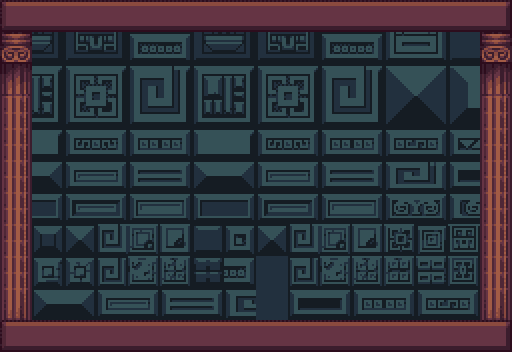

This is a level from a 2D game, rendered from its Tiled map with the project's own tilesets. A one-line summary and the complete map file follow:
An orthogonal 32x22 tile map with 16x16 px tiles, 2 tile layers (bg, solid) and 1 object (player).

<map version="1.10" tiledversion="1.10.2" orientation="orthogonal" renderorder="right-down" width="32" height="22" tilewidth="16" tileheight="16" infinite="0" nextlayerid="4" nextobjectid="2">
 <tileset firstgid="1" name="tileset" tilewidth="16" tileheight="16" tilecount="1120" columns="40">
  <image source="../tileset.png" width="640" height="448" />
 </tileset>
 <layer id="1" name="bg" width="32" height="22">
  <data encoding="csv">
21,22,23,24,25,26,27,28,29,30,31,32,21,22,23,24,25,26,27,28,29,30,31,32,33,34,35,36,37,38,0,0,
61,62,63,64,65,66,67,68,69,70,71,72,61,62,63,64,65,66,67,68,69,70,71,72,73,74,75,76,77,78,0,0,
101,102,103,104,105,106,107,108,109,110,111,112,101,102,103,104,105,106,107,108,109,110,111,112,113,114,115,116,117,118,0,0,
141,142,143,144,145,146,147,148,149,150,151,152,141,142,143,144,145,146,147,148,149,150,151,152,153,154,155,156,157,158,0,0,
181,182,183,184,185,186,187,188,189,190,191,192,181,182,183,184,185,186,187,188,189,190,191,192,193,194,195,196,197,198,0,0,
221,222,223,224,225,226,227,228,229,230,231,232,221,222,223,224,225,226,227,228,229,230,231,232,233,234,235,236,237,238,0,0,
261,262,263,264,265,266,267,268,269,270,271,272,261,262,263,264,265,266,267,268,269,270,271,272,273,274,275,276,277,278,0,0,
301,302,303,304,305,306,307,308,309,310,311,312,301,302,303,304,305,306,307,308,309,310,311,312,313,314,315,316,317,318,0,0,
341,342,343,344,345,346,347,348,349,350,351,352,341,342,343,344,345,346,347,348,349,350,351,352,353,354,355,356,357,358,0,0,
381,382,383,384,385,386,387,388,389,390,391,392,381,382,383,384,385,386,387,388,389,390,391,392,393,394,395,396,397,398,0,0,
421,422,423,424,425,426,427,428,429,430,431,432,421,422,423,424,425,426,427,428,429,430,431,432,433,434,435,436,437,438,0,0,
461,462,463,464,465,466,467,468,469,470,471,472,461,462,463,464,465,466,467,468,469,470,471,472,473,474,475,476,477,478,0,0,
501,502,503,504,505,506,507,508,509,510,511,512,501,502,503,504,505,506,507,508,509,510,511,512,513,514,515,516,517,518,0,0,
541,542,543,544,545,546,547,548,549,550,551,552,541,542,543,544,545,546,547,548,549,550,551,552,553,554,555,556,557,558,0,0,
581,582,583,584,585,586,587,588,589,590,591,592,581,582,31,32,585,586,587,588,589,590,591,592,593,594,595,596,597,598,0,0,
621,622,623,624,625,626,627,628,629,630,631,632,621,622,71,72,625,626,627,628,629,630,631,632,633,634,635,636,637,638,0,0,
661,662,663,664,665,666,667,668,669,670,671,672,661,662,111,112,991,992,667,668,669,670,671,672,673,674,675,676,677,678,0,0,
701,702,703,704,705,706,707,708,709,710,711,712,701,702,151,152,1031,1032,707,708,709,710,711,712,713,714,715,716,717,718,0,0,
0,0,421,422,423,424,425,426,427,428,429,430,431,432,433,434,1071,1072,437,438,439,440,349,350,351,352,353,354,355,356,357,358,
0,0,461,462,463,464,465,466,467,468,469,470,471,472,473,474,1111,1112,477,478,479,480,389,390,391,392,393,394,395,396,397,398,
0,0,0,0,0,0,0,0,0,0,0,0,0,0,0,0,0,0,0,0,0,0,0,0,0,0,0,0,0,0,0,0,
0,0,0,0,0,0,0,0,0,0,0,0,0,0,0,0,0,0,0,0,0,0,0,0,0,0,0,0,0,0,0,0
</data>
 </layer>
 <objectgroup id="3" name="objects">
  <object id="1" name="player" x="242.909" y="269.636">
   <point />
  </object>
 </objectgroup>
 <layer id="2" name="solid" width="32" height="22">
  <data encoding="csv">
321,323,323,323,323,323,323,323,323,323,323,323,323,323,323,323,323,323,323,323,323,323,323,323,323,323,323,323,323,323,323,324,
361,363,363,363,363,363,363,363,363,363,363,363,363,363,363,363,363,363,363,363,363,363,363,363,363,363,363,363,363,363,363,364,
801,802,0,0,0,0,0,0,0,0,0,0,0,0,0,0,0,0,0,0,0,0,0,0,0,0,0,0,0,0,801,802,
841,842,0,0,0,0,0,0,0,0,0,0,0,0,0,0,0,0,0,0,0,0,0,0,0,0,0,0,0,0,841,842,
881,882,0,0,0,0,0,0,0,0,0,0,0,0,0,0,0,0,0,0,0,0,0,0,0,0,0,0,0,0,881,882,
921,922,0,0,0,0,0,0,0,0,0,0,0,0,0,0,0,0,0,0,0,0,0,0,0,0,0,0,0,0,921,922,
961,962,0,0,0,0,0,0,0,0,0,0,0,0,0,0,0,0,0,0,0,0,0,0,0,0,0,0,0,0,961,962,
961,962,0,0,0,0,0,0,0,0,0,0,0,0,0,0,0,0,0,0,0,0,0,0,0,0,0,0,0,0,961,962,
961,962,0,0,0,0,0,0,0,0,0,0,0,0,0,0,0,0,0,0,0,0,0,0,0,0,0,0,0,0,961,962,
961,962,0,0,0,0,0,0,0,0,0,0,0,0,0,0,0,0,0,0,0,0,0,0,0,0,0,0,0,0,961,962,
961,962,0,0,0,0,0,0,0,0,0,0,0,0,0,0,0,0,0,0,0,0,0,0,0,0,0,0,0,0,961,962,
961,962,0,0,0,0,0,0,0,0,0,0,0,0,0,0,0,0,0,0,0,0,0,0,0,0,0,0,0,0,961,962,
961,962,0,0,0,0,0,0,0,0,0,0,0,0,0,0,0,0,0,0,0,0,0,0,0,0,0,0,0,0,961,962,
961,962,0,0,0,0,0,0,0,0,0,0,0,0,0,0,0,0,0,0,0,0,0,0,0,0,0,0,0,0,961,962,
961,962,0,0,0,0,0,0,0,0,0,0,0,0,0,0,0,0,0,0,0,0,0,0,0,0,0,0,0,0,961,962,
961,962,0,0,0,0,0,0,0,0,0,0,0,0,0,0,0,0,0,0,0,0,0,0,0,0,0,0,0,0,961,962,
961,962,0,0,0,0,0,0,0,0,0,0,0,0,0,0,0,0,0,0,0,0,0,0,0,0,0,0,0,0,961,962,
961,962,0,0,0,0,0,0,0,0,0,0,0,0,0,0,0,0,0,0,0,0,0,0,0,0,0,0,0,0,961,962,
961,962,0,0,0,0,0,0,0,0,0,0,0,0,0,0,0,0,0,0,0,0,0,0,0,0,0,0,0,0,961,962,
1001,1002,0,0,0,0,0,0,0,0,0,0,0,0,0,0,0,0,0,0,0,0,0,0,0,0,0,0,0,0,1001,1002,
321,322,322,322,322,322,322,322,322,322,322,322,322,322,322,322,322,322,322,322,322,322,322,322,322,322,322,322,323,322,323,324,
361,363,363,363,363,363,363,363,363,363,363,363,363,363,363,363,363,363,363,363,363,363,363,363,363,363,363,363,363,363,363,364
</data>
 </layer>
</map>
